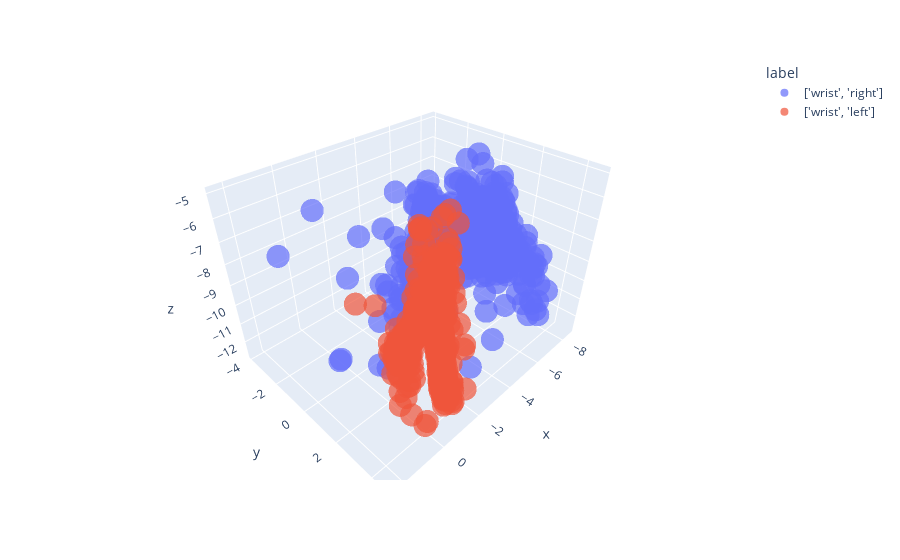

The notebook cell saved with this chart:
### Code cell
df = pd.concat([df9, df10])
fig = px.scatter_3d(df, x='x', y='y', z='z', color='label',opacity=.7)
fig.show()

### Figure 1 — Plotly figure (JSON) as saved in the notebook; plotly's stock layout.template omitted (floating-point values rounded to 4 significant figures; data arrays with more than 128 entries replaced by an {"elided": "..."} marker saying what was removed)
{"data": [{"hovertemplate": "label=['wrist', 'right']<br>x=%{x}<br>y=%{y}<br>z=%{z}<extra></extra>", "legendgroup": "['wrist', 'right']", "marker": {"color": "#636efa", "opacity": 0.7, "symbol": "circle"}, "mode": "markers", "name": "['wrist', 'right']", "scene": "scene", "showlegend": true, "type": "scatter3d", "x": {"elided": "514 float values"}, "y": {"elided": "514 float values"}, "z": {"elided": "514 float values"}}, {"hovertemplate": "label=['wrist', 'left']<br>x=%{x}<br>y=%{y}<br>z=%{z}<extra></extra>", "legendgroup": "['wrist', 'left']", "marker": {"color": "#EF553B", "opacity": 0.7, "symbol": "circle"}, "mode": "markers", "name": "['wrist', 'left']", "scene": "scene", "showlegend": true, "type": "scatter3d", "x": {"elided": "491 float values"}, "y": {"elided": "491 float values"}, "z": {"elided": "491 float values"}}], "layout": {"legend": {"title": {"text": "label"}, "tracegroupgap": 0}, "margin": {"t": 60}, "scene": {"domain": {"x": [0, 1], "y": [0, 1]}, "xaxis": {"title": {"text": "x"}}, "yaxis": {"title": {"text": "y"}}, "zaxis": {"title": {"text": "z"}}}}}
